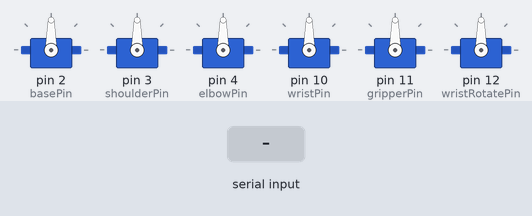
This sketch was run on a simulated Arduino Uno, built with avr-gcc and run on an emulated ATmega328P. Parts: 6 × servo. The inputs (shaded band) are chosen by the test bench. What the sketch prints to the serial monitor is not drawn.

Above: at 6.4 s.
6.5 s: "h" received over Serial
8.0 s: "b" received over Serial
Timing chart, 0 to 11.0 s (numbered marks = the images above; inputs shaded):
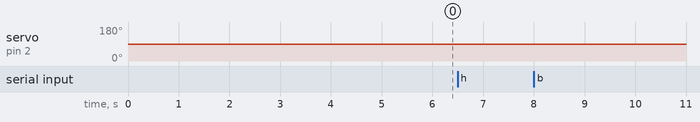

Measured:
- after the input at 6.5 s, every drawn part: stays the same
- after the input at 8.0 s, servo on pin 2 (basePin): 90° → 89° at once

The sketch:

ServoArm.ino
```cpp
#include <Servo.h>

const int basePin = 2;
const int shoulderPin = 3;
const int elbowPin = 4;
const int wristPin = 10;
const int gripperPin = 11;
const int wristRotatePin = 12;

int initBasePosition = 90;
int initShoulderPos = 90;
int initElbowPos = 90;
int initWristPos = 90;
int initGripperPos = 90;
int initWristRPos = 90;

Servo baseServo;
Servo shoulderServo;
Servo elbowServo;
Servo wristServo;
Servo gripperServo;
Servo wristRotateServo;

void moveBase(int angle, int movSpeed = 35) {

   if (angle >= initBasePosition) {
     for ( int pos = initBasePosition; pos <= angle; pos += 1 ) {
      baseServo.write(pos);
      delay(movSpeed);
     }

   } else if (angle <= initBasePosition) {
       for ( int pos = initBasePosition; pos >= angle; pos -= 1 ) {
        baseServo.write(pos);
        delay(movSpeed);
      }
   }

   initBasePosition = angle;

}

void moveShoulder(int angle, int movSpeed = 35) {

   if (angle >= initShoulderPos) {
     for ( int pos = initShoulderPos; pos <= angle; pos += 1 ) {
      shoulderServo.write(pos);
      delay(movSpeed);
     }

   } else if (angle <= initShoulderPos) {
       for ( int pos = initShoulderPos; pos >= angle; pos -= 1 ) {
        shoulderServo.write(pos);
        delay(movSpeed);
      }
   }

   initShoulderPos = angle;
}

void moveElbow(int angle, int movSpeed = 35) {

   if (angle >= initElbowPos) {
     for ( int pos = initElbowPos; pos <= angle; pos += 1 ) {
      elbowServo.write(pos);
      delay(movSpeed);
     }

   } else if (angle <= initElbowPos) {
       for ( int pos = initElbowPos; pos >= angle; pos -= 1 ) {
        elbowServo.write(pos);
        delay(movSpeed);
      }
   }

   initElbowPos = angle;
}

void moveWrist(int angle, int movSpeed = 35) {

   if (angle >= initWristPos) {
     for ( int pos = initWristPos; pos <= angle; pos += 1 ) {
      wristServo.write(pos);
      delay(movSpeed);
     }

   } else if (angle <= initWristPos) {
       for ( int pos = initWristPos; pos >= angle; pos -= 1 ) {
        wristServo.write(pos);
        delay(movSpeed);
      }
   }

   initWristPos = angle;
}

void moveGripper(int angle, int movSpeed = 35) {

   if (angle >= initGripperPos) {
     for ( int pos = initGripperPos; pos <= angle; pos += 1 ) {
      gripperServo.write(pos);
      delay(movSpeed);
     }

   } else if (angle <= initGripperPos) {
       for ( int pos = initGripperPos; pos >= angle; pos -= 1 ) {
        gripperServo.write(pos);
        delay(movSpeed);
      }
   }

   initGripperPos = angle;
}

void moveWristR(int angle, int movSpeed = 35) {

   if (angle >= initWristRPos) {
     for ( int pos = initWristRPos; pos <= angle; pos += 1 ) {
      wristRotateServo.write(pos);
      delay(movSpeed);
     }

   } else if (angle <= initWristRPos) {
       for ( int pos = initWristRPos; pos >= angle; pos -= 1 ) {
        wristRotateServo.write(pos);
        delay(movSpeed);
      }
   }

   initWristRPos = angle;
}

void moveAll(int angle, int freq = 1000) {

  moveBase(angle);
  delay(freq);
  moveShoulder(angle);
  delay(freq);
  moveElbow(angle);
  delay(freq);
  moveWrist(angle);
  delay(freq);
  moveGripper(angle);
  delay(freq);
  moveWristR(angle);


}

void getObjectLeft(){

  moveBase(40);
  delay(1000);
  moveElbow(100);
  delay(1000);
  moveWrist(35);
  delay(1000);
  moveGripper(10);
  delay(1000);
  moveShoulder(60);
  delay(1000);
  moveGripper(90);
  delay(1000);
  moveShoulder(90);
  delay(1000);
  moveBase(90);
  delay(1000);
  moveShoulder(60);
  delay(1000);
  moveGripper(0);
  delay(1000);
  moveShoulder(90);
  delay(1000);
  moveAll(90);
  delay(1000);


}


void setup() {

  Serial.begin(19200);
  baseServo.attach(basePin);
  shoulderServo.attach(shoulderPin);
  elbowServo.attach(elbowPin);
  wristServo.attach(wristPin);
  gripperServo.attach(gripperPin);
  wristRotateServo.attach(wristRotatePin);

  moveAll(90);
}

int data;
int baseDegree = 90;
int shoulderDegree = 90;
int elbowDegree = 90;
int wristDegree = 90;
int gripperDegree = 90;

void loop() {
  if ( Serial.available() > 0 ) {

      data = Serial.read();

      if (data == 'b') {

        baseServo.write( baseDegree );
        delay(35);
        baseDegree++;

      } else if (data == 's') {

        shoulderServo.write( shoulderDegree );
        delay(35);
        shoulderDegree++;

      } else if (data == 'e') {

        elbowServo.write( elbowDegree );
        delay(35);
        elbowDegree++;

      } else if (data == 'w') {

        wristServo.write( wristDegree );
        delay(35);
        wristDegree++;

      } else if (data == 'g') {

        gripperServo.write( gripperDegree );
        delay(35);
        gripperDegree++;

      } else if (data == 'h') {

        Serial.write(data);
        baseServo.write( baseDegree );
        delay(35);
        baseDegree--;

      } else if (data == 'i') {

        shoulderServo.write( shoulderDegree );
        delay(35);
        shoulderDegree--;

      } else if (data == 'j') {

        elbowServo.write( elbowDegree );
        delay(35);
        elbowDegree--;

      } else if (data == 'k') {

        wristServo.write( wristDegree );
        delay(35);
        wristDegree--;

      } else if (data == 'l') {

        gripperServo.write( gripperDegree );
        delay(35);
        gripperDegree--;

      }
    }
}
```

Library.ino
```cpp
#ifndef ServoArm_h
#define ServoArm_h
#include <Arduino.h>
#include <Servo.h>

class ServoArm {

    private:

        Servo baseServo;
        Servo shoulderServo;
        Servo elbowServo;
        Servo wristServo;
        Servo gripperServo;
        Servo wristRotateServo;

    public:

        int initBasePosition = 90;
        int initShoulderPos = 90;
        int initElbowPos = 90;
        int initWristPos = 90;
        int initGripperPos = 90;
        int initWristRPos = 90;

        uint8_t basePin, shoulderPin, elbowPin, wristPin, gripperPin, wristRotatePin;

        ServoArm(uint8_t basePin = 2, uint8_t shoulderPin = 3, uint8_t elbowPin = 4, uint8_t wristPin = 10, uint8_t gripperPin = 11, uint8_t wristRotatePin = 12);
        void begin();
        void moveBase(int angle, int movSpeed = 35);
        void moveShoulder(int angle, int movSpeed = 35, bool handTracking = false);
        void moveElbow(int angle, int movSpeed = 35);
        void moveWrist(int angle, int movSpeed = 35);
        void moveGripper(int angle, int movSpeed = 35);
        void moveWristR(int angle, int movSpeed = 35);
        void moveAll(int angle, int freq = 1000);
        void getObjectLeft();
};
#endif
```
